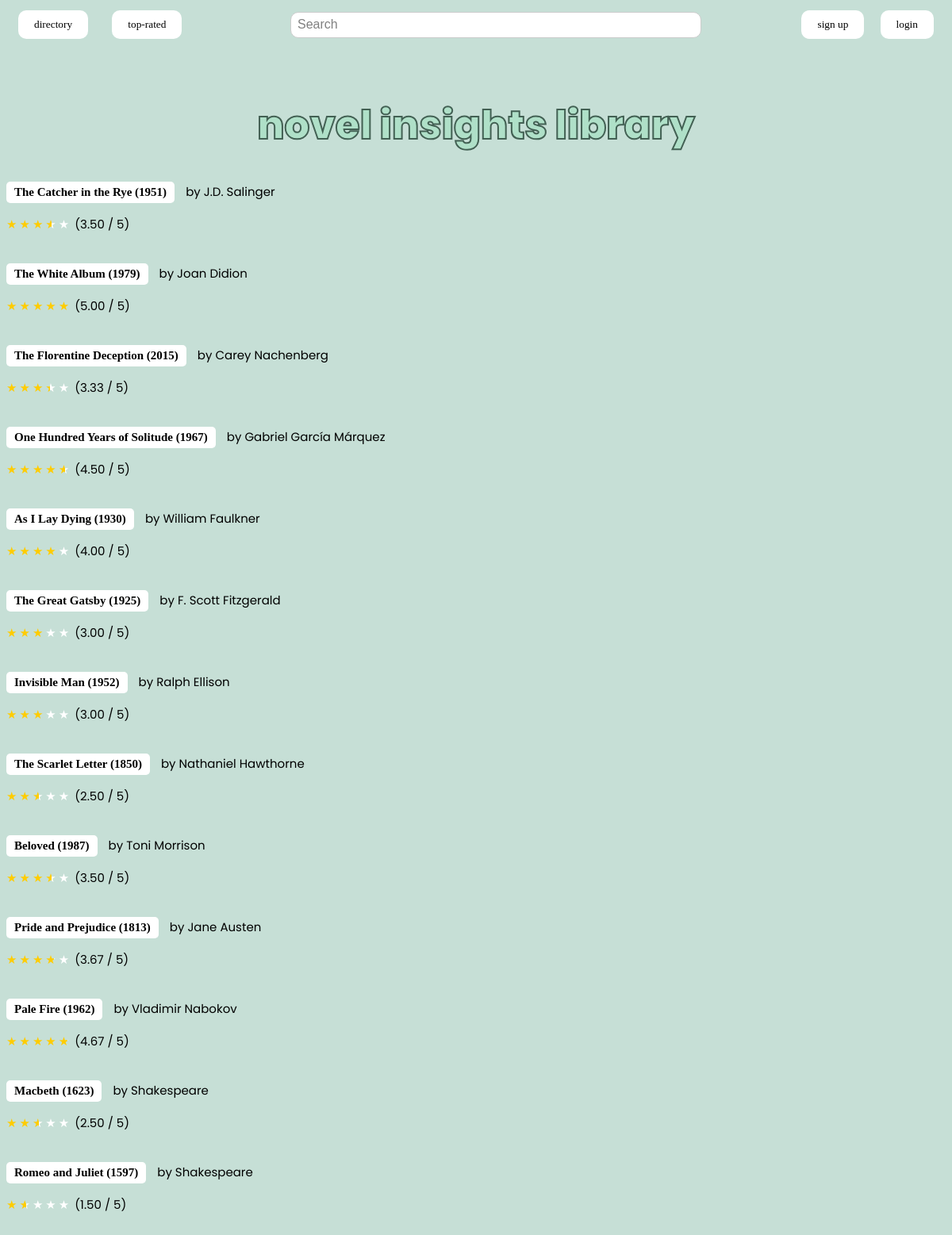
Page /books/list/ on the committed database.
### books/models.py (models this page shows)
class Book(models.Model):
    title = models.CharField(max_length=200, blank=False)
    author = models.CharField(max_length=200)
    pub_year = models.IntegerField(default=-1, blank=True)
    isbn = models.CharField(max_length=13, blank=True)
    @property
    def avg_rating(self):
        return decimalize(self.review_set.aggregate(
                avg=models.Avg('rating'))['avg'])

### books/views.py (the view)
# urls.py: path("list/", views.ListBooks, name="list_books"),
def ListBooks(request):
    books = Book.objects.all()
    context = {
        "books": books
    }
    return render(request, "books/list.html", context)

### utilities.py (called while the page is built)
def decimalize(num):
    if num is None:
        num = 0
    return Decimal(num).quantize(Decimal('0.01'))

### templates/books/list.html
{% extends "base.html" %}
{% block content %}
    <div class="container-fluid">
        <h1 class = "library">novel insights library</h1>
        {% for book in books %}
            <div>
                <span>
                    <a class = "book-libr" href="{% url 'books:view_book' book.id %}" style="font-weight:bold;">{{ book.title }} ({{ book.pub_year }})</a>
                         by {{book.author}}
                </span>
                <div class="book-info">
                    {% if book.avg_rating != 0.0 %}
                        <p>
                            <div class="Stars" style="--rating: {{book.avg_rating}};" aria-label="Rating of this product is {{book.avg_rating}} out of 5."></div>
                            ({{book.avg_rating}} / 5)
                        </p>
                    {% else %}
                        <p class="no-reviews" style="color:gray;font-style:italic;">No reviews for this book.</p>
                    {% endif %}
                </div>
            </div>
            <br />
        {% endfor %}
    </div>
{% endblock %}

### templates/base.html (shortened to what this page needs)
{% load static %}
<!DOCTYPE html>
<html>
<head>
    <link rel="stylesheet" href="{% static 'css/list.css' %}">
    <link rel="stylesheet" href="{% static 'css/nav.css' %}">
    <link rel="stylesheet" href="{% static 'css/stars.css' %}">
    <link rel="stylesheet" href="{% static 'css/base.css' %}">
    <link rel="stylesheet" href="{% static 'css/review_book.css' %}">
    <link rel="stylesheet" href="{% static 'css/book.css' %}">
    <link rel="stylesheet" href="{% static 'css/user_profile.css' %}">
</head>
<body>
    {% include "nav.html" %}
    <br>
    {% block content %}{% endblock %}
</body>
</html>

### templates/nav.html
<nav>
    <span class="menu-items">
        <a href="{% url 'books:list_books' %}">
            <button type="books" class="nav-button">Directory</button>
        </a>
        <a href="{% url 'books:top_ten' %}">
            <button type="rating" class="nav-button">Top-Rated</button>
        </a>
    </span>
    <span class="search-bar">
        <form id="search-bar"  method="GET" action="{% url 'books:search_books' %}">
            <input type="text" name="query" placeholder="Search" />
        </form>
    </span>
    <span class="login-status">
        {% if user.is_authenticated %}
        <div class="dropdown">
            <button class="hamburger-menu-button" type="button" id="dropdownMenuButton" data-toggle="dropdown" aria-haspopup="true" aria-expanded="false">
                <span class="text">{{user.username}}</span>
                <span class="hamburger">
                    <div class="hamburger-icon"></div>
                    <div class="hamburger-icon"></div>
                    <div class="hamburger-icon"></div>
                </span>
            </button>
            <div class="dropdown-menu" aria-labelledby="dropdownMenuButton">
              <a class="dropdown-item" href="{% url 'profiles:user-profile' user.id %}">Profile</a>
              <a class="dropdown-item" href="{% url 'account_logout' %}">Logout</a>
            </div>
        </div>
        {% else %}
        <a href="{% url 'users:signup' %}">
            <button type="signup" class="nav-button">Sign Up</button></a>
        <a href="{% url 'users:login'%}">
            <button type="login" class="nav-button">Login</button>
        </a>
        {% endif %}
    </span>
</nav>

### static/css/list.css (style rules this page uses)
.container-fluid { font-size:15px; font-family: Poppins; }
.library { text-align:center; -webkit-text-stroke: 2px #426053; font-family: 'Poppins'; font-style: normal; font-weight: 400; font-size: 50px; line-height: 75px; color: #afe0c8; font-size: 50px; font-family:"Poppins", sans-serif; font-weight: 800; }
.book-libr { display: inline-block; font-family: Verdana; color: black; background-color: white; padding: 5px 10px; margin-right:10px; border: none; border-radius: 5px; text-align: center; text-decoration: none; cursor: pointer; }

### static/css/nav.css (style rules this page uses)
nav { padding: 5px; padding-bottom: 20px; font-family: system-ui, -apple-system, BlinkMacSystemFont, 'Segoe UI', Roboto, Oxygen, Ubuntu, Cantarell, 'Open Sans', 'Helvetica Neue', sans-serif; font-size: 20px; text-transform: lowercase; display: flex; justify-content: space-between; align-items: center; }
.login-status { float: right; }
.login-status a { margin-left: 5px; margin-right: 5px; }
.menu-items a { margin-left: 10px; margin-right: 10px; display: inline-block; }
.nav-button { display: inline-block; font-family: Verdana; text-transform: lowercase; color: black; background-color: white; margin-right: 5px; padding: 10px 20px; border: none; border-radius: 10px; text-align: center; text-decoration: none; cursor: pointer; }
.search-bar { display: inline-block; }
.search-bar form { display: flex; align-items: center; }
.search-bar input[type="text"] { padding: 8px; border: 1px solid #ccc; border-radius: 10px; min-width: 500px; height: 15px; font-size: 16px; }
.search-bar input[type="text"]::placeholder { color: grey; font: Verdana; }

### static/css/stars.css (style rules this page uses)
:root { --star-color: #fff; --star-background: #fc0; }
.Stars { --percent: calc(var(--rating) / 5 * 100%); display: inline-block; font-size: var(--star-size); font-family: Times; line-height: 1; }
.Stars::before { content: "★★★★★"; letter-spacing: 3px; background: linear-gradient(90deg, var(--star-background) var(--percent), var(--star-color) var(--percent)); -webkit-background-clip: text; -webkit-text-fill-color: transparent; }

### static/css/base.css (style rules this page uses)
body { background-color: #c6dfd6; }

### static/css/user_profile.css (style rules this page uses)
form { display: flex; align-items: center; justify-content: center; }

### rows in the picture
Book: title "The Catcher in the Rye", pub_year "1951", author "J.D. Salinger", avg_rating "3.50"
Book: title "The White Album", pub_year "1979", author "Joan Didion", avg_rating "5.00"
Book: title "The Florentine Deception", pub_year "2015", author "Carey Nachenberg", avg_rating "3.33"
Book: title "One Hundred Years of Solitude", pub_year "1967", author "Gabriel García Márquez", avg_rating "4.50"
Book: title "As I Lay Dying", pub_year "1930", author "William Faulkner", avg_rating "4.00"
Book: title "The Great Gatsby", pub_year "1925", author "F. Scott Fitzgerald", avg_rating "3.00"
Book: title "Invisible Man", pub_year "1952", author "Ralph Ellison", avg_rating "3.00"
Book: title "The Scarlet Letter", pub_year "1850", author "Nathaniel Hawthorne", avg_rating "2.50"
Book: title "Beloved", pub_year "1987", author "Toni Morrison", avg_rating "3.50"
Book: title "Pride and Prejudice", pub_year "1813", author "Jane Austen", avg_rating "3.67"
Book: title "Pale Fire", pub_year "1962", author "Vladimir Nabokov", avg_rating "4.67"
Book: title "Macbeth", pub_year "1623", author "Shakespeare", avg_rating "2.50"
Book: title "Romeo and Juliet", pub_year "1597", author "Shakespeare", avg_rating "1.50"
